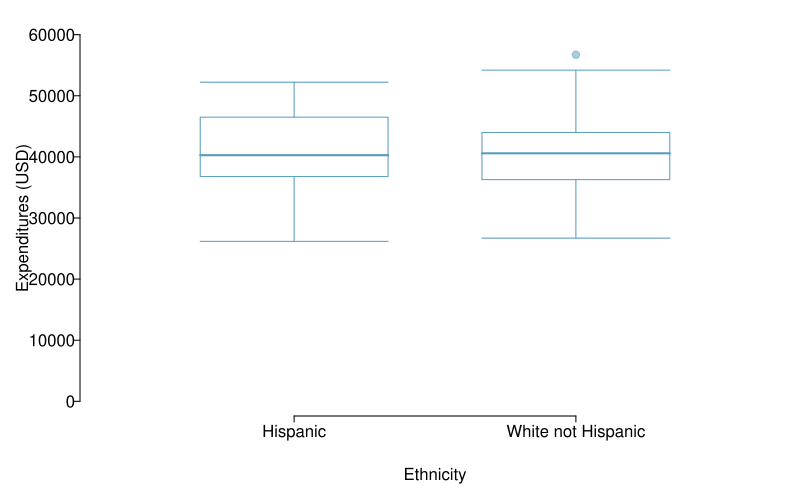

Generate this figure with R:
library(openintro)
#data(dds.discr)
data(COL)

dds.hispanics = dds.discr[dds.discr$ethnicity == "Hispanic", ]
dds.white.non.hisp = dds.discr[dds.discr$ethnicity == "White not Hispanic", ]

dds.hisp.white = rbind(dds.hispanics, dds.white.non.hisp)
dds.hisp.white$ethnicity <- droplevels(dds.hisp.white$ethnicity)

dt.22 = subset(dds.hisp.white, age.cohort == "22-50", 
               select = c(ethnicity, expenditures))


myPDF("ddsExpEthnicityAge22.pdf", 8, 5,
      mar = c(4.2, 4, 1, 0.5),
      mgp = c(2.4, 0.25, 0),
)

boxPlot(dt.22$expenditures, dt.22$ethnicity,
        xlab = 'Ethnicity',
        ylab = 'Expenditures (USD)',
        ylim = c(0, 60000),
        pch = 19,
        pchCex = 1,
        lcol = COL[1],
        col = COL[1,3])

dev.off()
